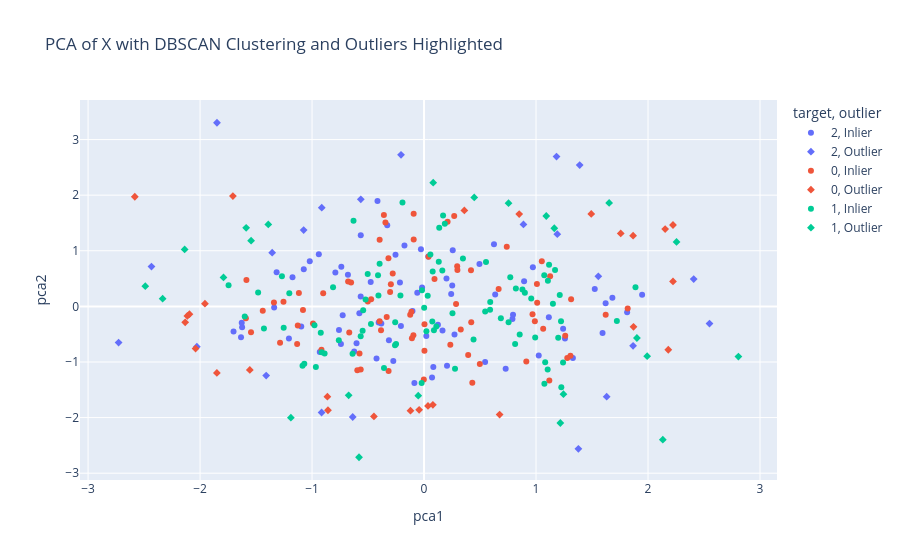

Source (notebook cell):
### Code cell
#@title 🚄 quick_pca

import pandas as pd
import numpy as np

def generate_dummy_data(n_samples=300, n_features=5, n_classes=3, random_state=42):
    """
    Generate a dummy dataset with the specified number of samples, features, and classes.

    Parameters:
    -----------
    n_samples : int
        The number of samples to generate.
    n_features : int
        The number of features for each sample.
    n_classes : int
        The number of distinct classes (categories) for the target variable.
    random_state : int
        The random seed for reproducibility.

    Returns:
    --------
    X : DataFrame
        The generated feature dataset as a Pandas DataFrame.
    y : Series
        The target variable with class labels.
    """
    np.random.seed(random_state)
    
    # Create feature data with a normal distribution
    X = np.random.randn(n_samples, n_features)
    
    # Create a target variable with discrete class labels
    y = np.random.randint(n_classes, size=n_samples)
    
    # Convert to Pandas DataFrame and Series
    feature_columns = [f'Feature_{i+1}' for i in range(n_features)]
    X_df = pd.DataFrame(X, columns=feature_columns)
    y_series = pd.Series(y, name='Target')
    
    return X_df, y_series

# Generate dummy data
X_dummy, y_dummy = generate_dummy_data()

# Now you can pass this data to your function
quick_pca(X_dummy, y_dummy)

### Figure 1 — Plotly figure (JSON) as saved in the notebook; plotly's stock layout.template omitted (floating-point values rounded to 4 significant figures)
{"data": [{"customdata": [[0], [0], [0], [0], [0], [0], [0], [0], [0], [0], [0], [0], [0], [0], [0], [0], [0], [0], [0], [0], [0], [0], [0], [0], [0], [0], [0], [0], [0], [0], [0], [0], [0], [0], [0], [0], [0], [0], [0], [0], [0], [0], [0], [0], [0], [0], [0], [0], [0], [0], [0], [0], [0], [0], [0], [0], [0], [0], [0], [0], [0], [0], [0], [0], [0], [0], [0], [0], [0], [0], [0], [0], [0]], "hovertemplate": "target=2<br>outlier=Inlier<br>pca1=%{x}<br>pca2=%{y}<br>cluster=%{customdata[0]}<extra></extra>", "legendgroup": "2, Inlier", "marker": {"color": "#636efa", "symbol": "circle"}, "mode": "markers", "name": "2, Inlier", "orientation": "v", "showlegend": true, "type": "scatter", "visible": true, "x": [-0.2153, 1.621, -1.625, -1.175, 0.02012, -0.2549, -0.01764, 0.5453, 1.594, 0.1648, -0.4157, -1.074, 0.4948, -0.7265, -0.3137, -1.338, -0.1034, -0.7422, 0.1239, -0.4051, -0.5657, -0.08623, -1.097, 0.7289, -0.7387, -0.2746, -0.4243, 1.947, -0.3817, 0.08272, -0.931, 0.03826, -0.5651, -0.02774, 0.2003, -0.4764, -1.628, -0.06059, -0.2066, -0.1749, -0.9395, 0.6354, 1.242, -0.3287, 1.524, 0.07139, 1.114, -0.792, 0.2721, 1.813, 0.2561, -0.6798, -1.02, 0.7945, 0.2517, 0.2053, 1.258, 1.024, -1.317, 0.7894, 0.6244, 0.9718, -1.701, -0.6238, 1.329, -1.207, -0.7595, -0.5775, -0.6027, -1.634, 0.8935, 0.2424, 1.682], "xaxis": "x", "y": [0.4315, 0.05452, -0.3776, 0.5227, -0.5327, 0.9282, 0.3401, -1.001, -0.4788, -0.4324, 1.896, 0.6669, 0.7626, -0.1578, -0.607, -0.02233, -0.08264, -0.6783, -0.3303, -0.2881, 0.1796, -1.379, -0.363, -1.12, 0.7138, -0.9806, -0.9391, 0.2084, -0.3077, -1.089, -0.8188, 0.8958, 1.281, 1.027, 0.5007, 0.4401, -0.2966, 0.2458, -0.3548, 1.094, 0.9395, 0.2146, -0.4041, 1.457, 0.3114, -1.277, -0.1944, 0.6108, -0.507, -0.1077, 1.011, 0.5672, 0.8095, -0.1522, 0.3759, -1.069, -0.5772, -0.8836, 0.6121, -0.2258, 1.115, 0.705, -0.4519, -0.8135, -0.9268, -0.5768, -0.4232, -0.1257, -0.6636, -0.5531, 0.4531, 0.2229, 0.1564], "yaxis": "y"}, {"customdata": [[-1], [-1], [-1], [-1], [-1], [-1], [-1], [-1], [-1], [-1], [-1], [-1], [-1], [-1], [-1], [-1], [-1], [-1], [-1], [-1], [-1], [-1]], "hovertemplate": "target=2<br>outlier=Outlier<br>pca1=%{x}<br>pca2=%{y}<br>cluster=%{customdata[0]}<extra></extra>", "legendgroup": "2, Outlier", "marker": {"color": "#636efa", "symbol": "diamond"}, "mode": "markers", "name": "2, Outlier", "orientation": "v", "showlegend": true, "type": "scatter", "visible": true, "x": [-0.6369, 1.39, 1.556, -0.9135, -1.41, 2.408, 1.19, -0.2055, 0.8876, 1.631, -1.075, 1.183, -1.849, 2.549, -0.5646, -2.029, -0.9148, 1.867, -2.727, -2.434, -1.356, 1.378], "xaxis": "x", "y": [-1.99, 2.541, 0.541, 1.776, -1.244, 0.491, 1.298, 2.726, 1.474, -1.623, 1.372, 2.694, 3.302, -0.3097, 1.925, -0.7249, -1.909, -0.709, -0.6508, 0.7152, 0.9664, -2.561], "yaxis": "y"}, {"customdata": [[0], [0], [0], [0], [0], [0], [0], [0], [0], [0], [0], [0], [0], [0], [0], [0], [0], [0], [0], [0], [0], [0], [0], [0], [0], [0], [0], [0], [0], [0], [0], [0], [0], [0], [0], [0], [0], [0], [0], [0], [0], [0], [0], [0], [0], [0], [0], [0], [0], [0], [0], [0], [0], [0], [0], [0], [0], [0], [0], [0], [0], [0], [0], [0], [0], [0], [0], [0], [0], [0], [0], [0], [0]], "hovertemplate": "target=0<br>outlier=Inlier<br>pca1=%{x}<br>pca2=%{y}<br>cluster=%{customdata[0]}<extra></extra>", "legendgroup": "0, Inlier", "marker": {"color": "#EF553B", "symbol": "circle"}, "mode": "markers", "name": "0, Inlier", "orientation": "v", "showlegend": true, "type": "scatter", "visible": true, "x": [-1.286, -0.3177, 0.9687, 0.003615, -0.3167, -1.255, -1.081, 0.328, -0.6779, 0.2859, -0.3841, 1.307, -0.09504, -0.5762, 0.9896, 0.9132, -0.1083, -1.545, 1.313, -0.5655, 1.622, -0.9918, 1.279, -1.586, 0.431, -1.127, 1.819, -0.2797, -0.1236, -0.3585, -0.002102, 0.0934, -1.591, -0.3965, -0.3964, 0.7386, -1.133, 0.003811, -0.3333, 0.03996, -0.6514, 1.126, 1.119, 0.4982, -0.9158, -0.09239, 1.052, -0.3031, -0.668, 1.261, -0.4723, -0.3448, 1.064, -1.118, 0.296, -0.1126, -1.34, 0.2347, 1.01, -0.5021, 0.4214, 0.4192, 1.008, -0.5957, 0.2693, 0.2979, 0.394, 0.6662, 0.2103, -1.44, -0.9006, -0.2962, -0.09274], "xaxis": "x", "y": [-0.6524, 0.8665, -0.1435, -0.7995, -1.164, 0.08145, -0.06553, -0.4177, 0.4495, 0.0405, -0.4295, -0.8885, -0.5173, -0.8489, -0.2692, -0.9903, -0.571, -0.4668, 0.1275, -1.135, -0.1487, -0.3095, -0.93, 0.4758, -1.375, -0.3445, -0.03893, 0.59, -0.1527, 1.642, -1.316, 0.4903, -0.2127, -0.2664, 1.199, 1.074, -0.6767, -0.3196, -0.1915, 0.8914, 0.4275, 0.5435, -1.334, -1.035, -0.7799, 1.205, 0.8126, 0.257, -0.4704, -0.5292, 0.1283, 1.507, -0.4024, 0.2425, 0.7194, -0.09822, 0.06847, -0.6917, 0.06474, 0.08759, -0.2848, 0.6503, 0.4015, -1.15, 1.626, 0.6528, -0.8756, 0.3136, 1.52, -0.07698, 0.2362, 0.396, 1.667], "yaxis": "y"}, {"customdata": [[-1], [-1], [-1], [-1], [-1], [-1], [-1], [-1], [-1], [-1], [-1], [-1], [-1], [-1], [-1], [-1], [-1], [-1], [-1], [-1], [-1], [-1], [-1], [-1], [-1], [-1], [-1]], "hovertemplate": "target=0<br>outlier=Outlier<br>pca1=%{x}<br>pca2=%{y}<br>cluster=%{customdata[0]}<extra></extra>", "legendgroup": "0, Outlier", "marker": {"color": "#EF553B", "symbol": "diamond"}, "mode": "markers", "name": "0, Outlier", "orientation": "v", "showlegend": true, "type": "scatter", "visible": true, "x": [-0.04384, 0.07901, 1.87, 2.153, -1.707, 1.493, -0.858, -0.8632, -0.121, -2.04, -2.114, -2.133, 0.6749, 2.223, 0.3599, 0.0353, -1.85, 0.8496, -0.4475, -2.583, 1.867, -1.556, 1.756, -2.095, 2.223, 2.181, -1.956], "xaxis": "x", "y": [-1.861, -1.77, -0.3686, 1.39, 1.984, 1.662, -1.868, -1.624, -1.876, -0.7588, -0.1717, -0.2877, -1.945, 1.464, 1.726, -1.79, -1.197, 1.66, -1.979, 1.972, 1.272, -1.143, 1.311, -0.1396, 0.4479, -0.7802, 0.04811], "yaxis": "y"}, {"customdata": [[0], [0], [0], [0], [0], [0], [0], [0], [0], [0], [0], [0], [0], [0], [0], [0], [0], [0], [0], [0], [0], [0], [0], [0], [0], [0], [0], [0], [0], [0], [0], [0], [0], [0], [0], [0], [0], [0], [0], [0], [0], [0], [0], [0], [0], [0], [0], [0], [0], [0], [0], [0], [0], [0], [0], [0], [0], [0], [0], [0], [0], [0], [0], [0], [0], [0], [0], [0], [0], [0], [0], [0], [0], [0], [0], [0], [0], [0], [0], [0], [0]], "hovertemplate": "target=1<br>outlier=Inlier<br>pca1=%{x}<br>pca2=%{y}<br>cluster=%{customdata[0]}<extra></extra>", "legendgroup": "1, Inlier", "marker": {"color": "#00cc96", "symbol": "circle"}, "mode": "markers", "name": "1, Inlier", "orientation": "v", "showlegend": true, "type": "scatter", "visible": true, "x": [-0.4109, -0.5657, -1.253, 0.03273, -0.888, -0.6383, 1.075, 1.106, -0.9785, 0.7549, 0.9003, 1.073, 0.4419, 1.223, -0.3967, -0.2593, 0.2766, 0.1316, -0.9144, 1.888, -1.269, 1.226, -0.01841, 0.2539, -1.481, 0.957, -1.601, -1.085, 0.686, 0.05651, -0.761, 0.5895, -0.2498, 1.241, -0.9221, 1.104, -0.5485, -0.3577, 0.1356, -1.069, 0.1854, 0.001059, -0.5031, 1.116, 0.17, -0.5437, -0.1927, 0.07359, 0.5909, -1.203, -1.43, 0.5533, 1.17, 0.5458, -0.4741, -1.745, 0.02092, -0.2109, 0.82, -0.2576, -0.02142, 1.198, 0.3473, -0.4071, 0.07699, -0.9659, 0.08838, 1.082, 0.1633, 0.8541, 0.9925, 0.1098, 0.77, 1.151, 0.8786, -0.6298, 1.212, -0.5222, 1.722, 0.8133, -0.8125], "xaxis": "x", "y": [0.5614, -0.536, -0.3831, 0.1889, -0.8487, -0.8498, -1.394, 0.4602, -0.3404, -0.2872, 0.2451, 0.5612, -0.5942, -0.2671, 0.7651, -0.699, -1.123, 0.8018, -0.8232, 0.344, 0.5422, -1.455, 0.2905, -0.1232, 0.2501, 0.1406, -0.1815, -1.066, -0.2155, 0.9342, -0.611, -0.0615, -0.6787, -1.011, -0.4762, -1.137, -0.4361, -1.11, 1.415, -1.03, 1.484, -0.02281, 0.5815, 0.749, 1.633, -0.07185, 1.868, -0.273, 0.07994, 0.2377, -0.3991, 0.7984, 0.652, -0.09292, -0.3186, 0.3821, -0.4485, 0.1952, 0.3201, -0.2874, -1.377, -0.5626, 0.8617, 0.1976, 0.6289, -1.091, -0.4285, -1.005, 0.6471, -0.5073, -0.5599, -0.3627, 0.5246, 0.04621, 0.3028, 1.538, 0.2055, 0.1253, -0.2626, -0.6759, 0.3421], "yaxis": "y"}, {"customdata": [[-1], [-1], [-1], [-1], [-1], [-1], [-1], [-1], [-1], [-1], [-1], [-1], [-1], [-1], [-1], [-1], [-1], [-1], [-1], [-1], [-1], [-1], [-1], [-1]], "hovertemplate": "target=1<br>outlier=Outlier<br>pca1=%{x}<br>pca2=%{y}<br>cluster=%{customdata[0]}<extra></extra>", "legendgroup": "1, Outlier", "marker": {"color": "#00cc96", "symbol": "diamond"}, "mode": "markers", "name": "1, Outlier", "orientation": "v", "showlegend": true, "type": "scatter", "visible": true, "x": [1.901, -1.391, -0.5805, 1.217, -1.589, 1.653, -1.189, 1.245, -1.791, 1.091, -0.05177, -2.138, -2.489, -0.6732, 0.7544, -1.544, 1.163, -2.334, 2.132, 0.4482, 1.992, 0.08173, 2.807, 2.255], "xaxis": "x", "y": [-0.5688, 1.473, -2.713, -2.097, 1.413, 1.861, -2.002, -1.579, 0.5213, 1.625, -1.607, 1.024, 0.3632, -1.6, 1.855, 1.182, 1.405, 0.1381, -2.398, 1.959, -0.8959, 2.225, -0.9021, 1.159], "yaxis": "y"}], "layout": {"autosize": true, "legend": {"title": {"text": "target, outlier"}, "tracegroupgap": 0}, "title": {"text": "PCA of X with DBSCAN Clustering and Outliers Highlighted"}, "xaxis": {"anchor": "y", "autorange": true, "domain": [0, 1], "range": [-3.065, 3.144], "title": {"text": "pca1"}, "type": "linear"}, "yaxis": {"anchor": "x", "autorange": true, "domain": [0, 1], "range": [-3.21, 3.799], "title": {"text": "pca2"}, "type": "linear"}}}
